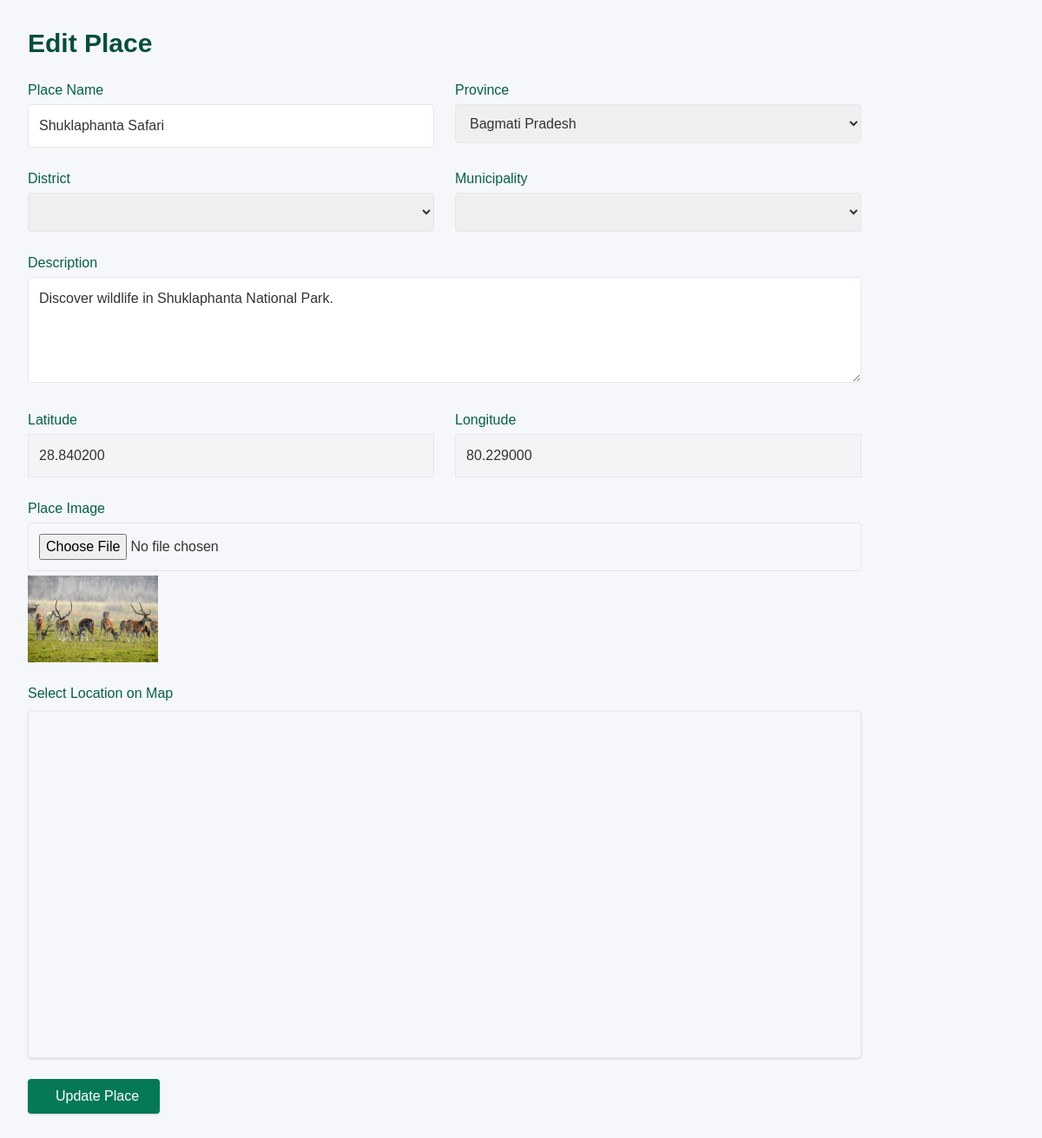
/admin/edit_place.php?id=3 (signed in), run on the app's committed database.
### tables this page shows
CREATE TABLE `place` (
  `id` int(11) NOT NULL,
  `name` varchar(100) NOT NULL,
  `description` text DEFAULT NULL,
  `address` text DEFAULT NULL,
  `latitude` decimal(10,6) NOT NULL,
  `longitude` decimal(10,6) NOT NULL,
  `entry_fee` decimal(10,2) NOT NULL,
  `best_time` varchar(100) DEFAULT NULL,
  `main_attractions` text DEFAULT NULL,
  `recommended_duration` varchar(50) NOT NULL,
  `image_path` varchar(255) DEFAULT NULL,
  `created_at` datetime DEFAULT current_timestamp(),
  `updated_at` datetime DEFAULT current_timestamp() ON UPDATE current_timestamp(),
  `destination_id` int(11) DEFAULT NULL,
  `province_id` int(11) DEFAULT NULL,
  `district_id` int(11) DEFAULT NULL,
  `municipality_id` int(11) DEFAULT NULL,
  `status` varchar(20) NOT NULL DEFAULT 'active'
);

### admin/edit_place.php (the view, shortened to what this page needs)
<?php
$conn = dbConnect();
$place_id = intval($_GET['id']);
$stmt = $conn->prepare("SELECT * FROM place WHERE id=?");
$stmt->bind_param("i", $place_id);
$stmt->execute();
$result = $stmt->get_result();
$place = $result->fetch_assoc();
$provinces = $conn->query("SELECT id, title FROM provinces ORDER BY title ASC");
?>
<!DOCTYPE html>
<html lang="en">
<head>
<link rel="stylesheet" href="/assets/css/dashboard.css">
<script src="https://cdn.tailwindcss.com"></script>
<link rel="stylesheet" href="https://unpkg.com/leaflet/dist/leaflet.css" />
<link rel="stylesheet" href="https://unpkg.com/leaflet-control-geocoder/dist/Control.Geocoder.css" />
</head>
<body>
<div class="container">
<main class="flex-1 p-8">
<h2 class="text-3xl font-bold text-emerald-900 mb-6">Edit Place</h2>
<form action="../backend/add_place.php" method="POST" enctype="multipart/form-data" name="editPlaceForm">
<div class="grid grid-cols-1 md:grid-cols-2 gap-6">
<div>
<label class="block mb-1 font-medium text-emerald-800">Place Name</label>
<input type="text" name="name" class="w-full p-3 border rounded" value="<?= htmlspecialchars($place['name'], ENT_QUOTES) ?>" required/>
</div>
<div>
<label class="block mb-1 font-medium text-emerald-800">Province</label>
<select name="province" id="provinceSelect" onchange="getDistricts(this.value)" class="w-full p-3 border rounded" required>
<?php while($p = $provinces->fetch_assoc()): ?>
<option value="<?= $p['id'] ?>" <?= $p['id'] == $place['province_id'] ? 'selected' : '' ?>><?= $p['title'] ?></option>
<?php endwhile; ?>
</select>
</div>
<div>
<label class="block mb-1 font-medium text-emerald-800">District</label>
<select name="district" id="districtSelect" onchange="getMunicipalities(this.value)" class="w-full p-3 border rounded" required></select>
</div>
<div>
<label class="block mb-1 font-medium text-emerald-800">Municipality</label>
<select name="municipality" id="municipalitySelect" class="w-full p-3 border rounded" required></select>
</div>
<div class="md:col-span-2">
<label class="block mb-1 font-medium text-emerald-800">Description</label>
<textarea name="description" class="w-full p-3 border rounded" rows="4" required><?= htmlspecialchars($place['description'], ENT_QUOTES) ?></textarea>
</div>
<div>
<label class="block mb-1 font-medium text-emerald-800">Latitude</label>
<input type="text" name="lat" id="lat" class="w-full p-3 border bg-gray-100" value="<?= $place['latitude'] ?>" readonly/>
</div>
<div>
<label class="block mb-1 font-medium text-emerald-800">Longitude</label>
<input type="text" name="lng" id="lng" class="w-full p-3 border bg-gray-100" value="<?= $place['longitude'] ?>" readonly/>
</div>
<div class="md:col-span-2">
<label class="block mb-1 font-medium text-emerald-800">Place Image</label>
<input type="file" name="image" accept="image/*" class="w-full p-3 border rounded"/>
<?php if($place['image_path']): ?>
<img src="../images/<?= $place['image_path'] ?>" alt="Place Image" style="width:150px;height:100px;object-fit:cover;margin-top:5px;">
<?php endif; ?>
</div>
<div class="md:col-span-2">
<label class="block mb-2 font-medium text-emerald-800">Select Location on Map</label>
<div id="map" class="rounded shadow border"></div>
</div>
</div>
<button type="submit" class="mt-6 bg-emerald-700 hover:bg-emerald-800 text-white px-6 py-2 rounded shadow">
<i class="fa-solid fa-pen-to-square mr-2"></i> Update Place
</button>
</form>
</main>
</div>
</body>
</html>

### assets/css/dashboard.css (style rules this page uses)
* { box-sizing: border-box; }
body { margin: 0; font-family: 'Poppins', sans-serif; background: #f5f7fa; color: #333; }
.container { display: flex; min-height: 100vh; }

### admin/edit_place.php (style rules this page uses)
#map { width: 100%; height: 400px; }

### data on the page
place: name "Shuklaphanta Safari", description "Discover wildlife in Shuklaphanta National Park.", lat "28.840200", lng "80.229000", image_path (picture)

### other printed values
form field province "Bagmati Pradesh"
